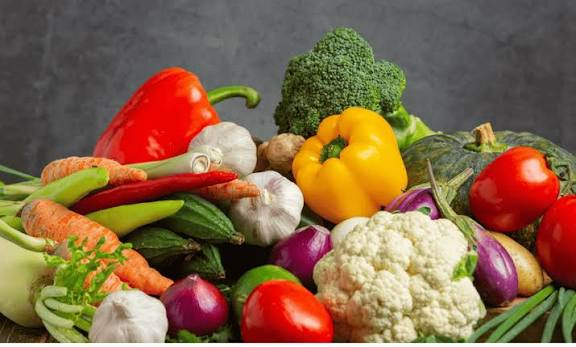
#> input picture brain/onion.jpg, 576 x 347 px
$ python Question2.py
#> lines starting #> are read from the running program, lines starting #| are printed output that depends on the picture
import cv2
import matplotlib.pyplot as plt
import numpy as np

def get_color_image(path):
#> called with path = './brain/onion.jpg'
    img = cv2.imread(path, cv2.IMREAD_COLOR)
#> img is the input picture: shape (347, 576, 3); mean B, G, R 72.2, 102.8, 133.2
    img = cv2.cvtColor(img, cv2.COLOR_BGR2RGB)
    return img

def k_means_segmentation(image, k):
#> called with k = 12
    pixel_values = image.reshape((-1, 3)).astype(np.float32)
    criteria = (cv2.TERM_CRITERIA_EPS + cv2.TERM_CRITERIA_MAX_ITER, 100, 0.2)
    _, labels, centers = cv2.kmeans(pixel_values, k, None, criteria, 10, cv2.KMEANS_RANDOM_CENTERS)
#> centers = [[214.3, 194.2, 157.4], [239, 233, 211.8], [221.5, 19.26, 8.49], [215.2, 117, 53.18], [131.3, 19.41, 21.54], [101.5, 102.7, 97.73], [174.6, 161.1, 108.4], [85.57, 90.97, 30.13], [138.4, 139.9, 51.08], [74.86, 72.75, 73.15], [41.99, 30, 9.2], [238.6, 168.7, 8.16]]
    centers = np.uint8(centers)
#> centers = [[214, 194, 157], [239, 232, 211], [221, 19, 8], [215, 117, 53], [131, 19, 21], [101, 102, 97], [174, 161, 108], [85, 90, 30], [138, 139, 51], [74, 72, 73], [41, 30, 9], [238, 168, 8]]
    segmented_pixels = centers[labels.flatten()]
    segmented_image = segmented_pixels.reshape(image.shape)
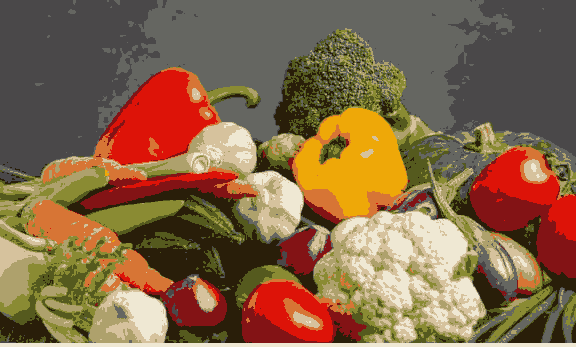
#> segmented_image: shape (347, 576, 3); mean R, G, B 132.7, 102.2, 71.8

    return segmented_image

# 1
img_original = get_color_image('./brain/onion.jpg')

# 2
K =  12
img_segmentada = k_means_segmentation(img_original, K)
img_save = cv2.cvtColor(img_segmentada, cv2.COLOR_RGB2BGR)
cv2.imwrite('resultadosQ2/output_onion_segmentada.png', img_save)

# 3
plt.figure(figsize=(12, 6))
plt.subplot(1, 2, 1)
plt.title("Imagem Original")
plt.imshow(img_original)
plt.axis('off')

plt.subplot(1, 2, 2)
plt.title(f"Segmentação K-means (K={K})")
plt.imshow(img_segmentada)
plt.axis('off')

plt.show()
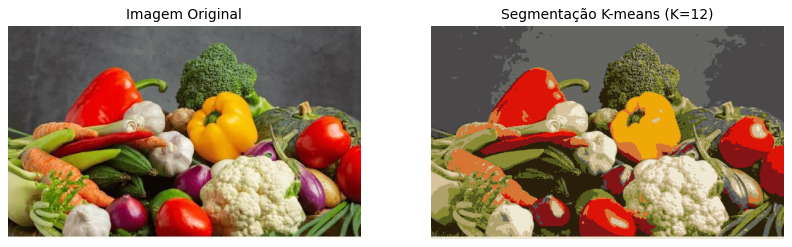
#> figure drawn by matplotlib, 2 panels
